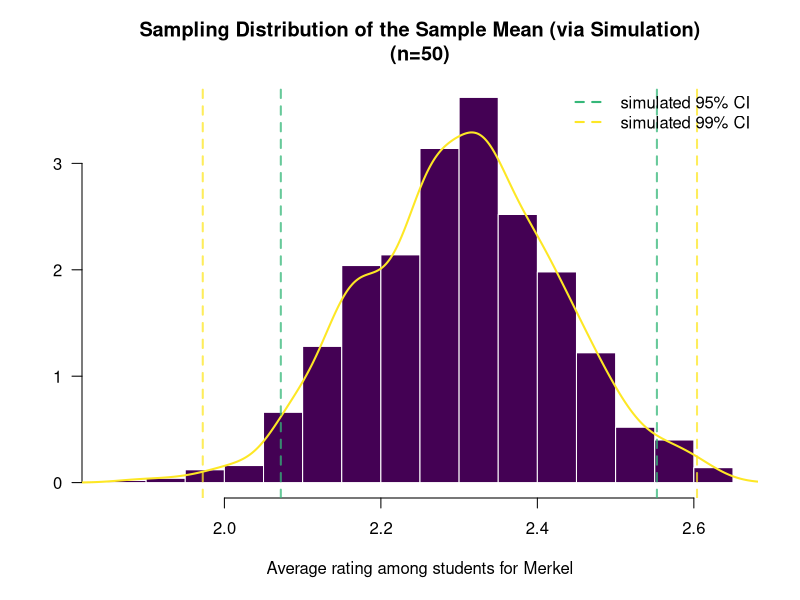
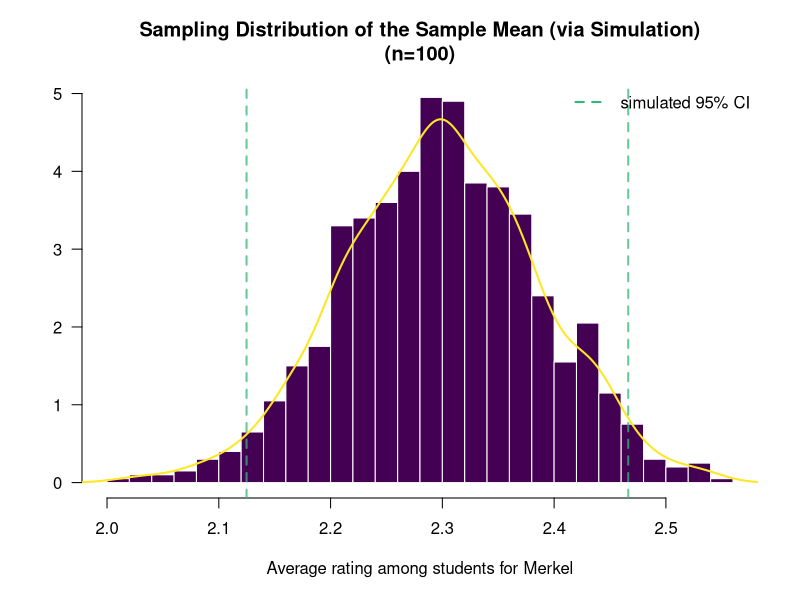
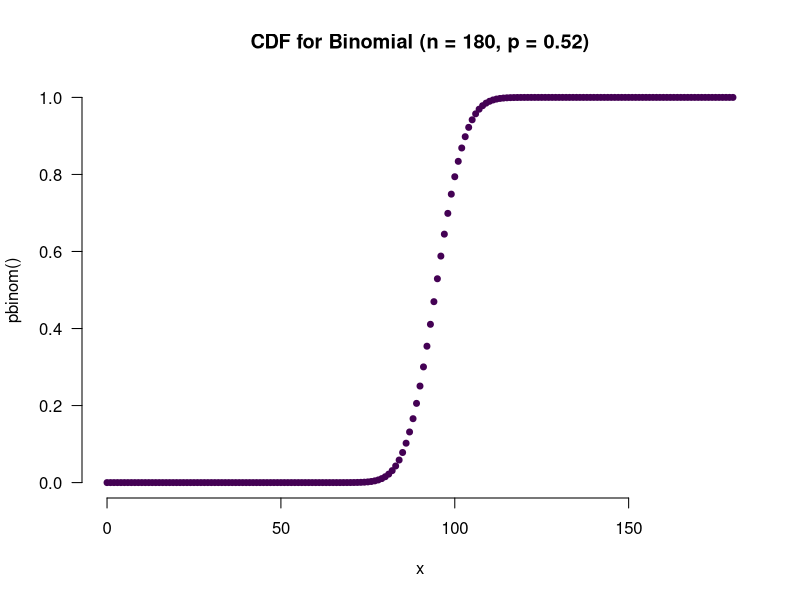
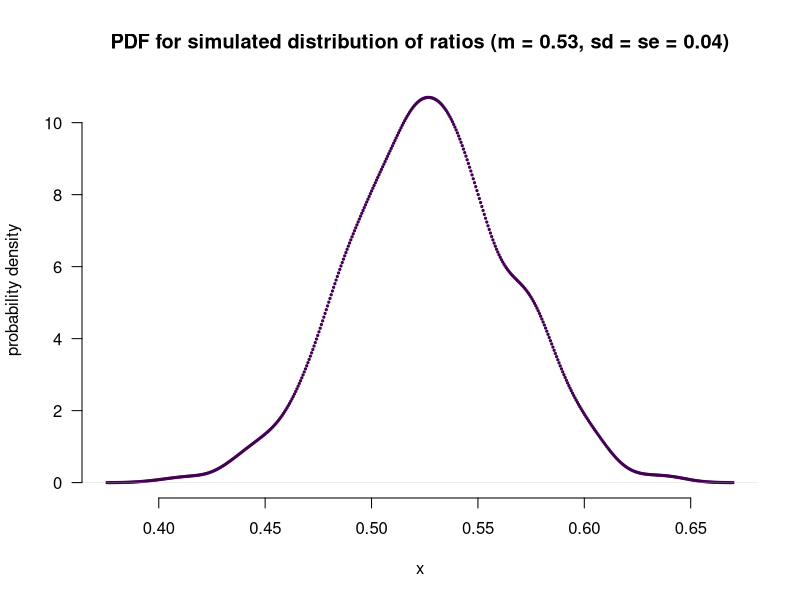

Write the R code that produced these figures, in order.
## ---- chunk 1
# The first line sets an option for the final document that can be produced from
# the .Rmd file. Don't worry about it.
knitr::opts_chunk$set(echo = TRUE)

# The next bit (lines 22-43) is quite powerful and useful. 
# First you define which packages you need for your analysis and assign it to 
# the p_needed object. 
p_needed <-
  c("viridis")

# Now you check which packages are already installed on your computer.
# The function installed.packages() returns a vector with all the installed 
# packages.
packages <- rownames(installed.packages())
# Then you check which of the packages you need are not installed on your 
# computer yet. Essentially you compare the vector p_needed with the vector
# packages. The result of this comparison is assigned to p_to_install.
p_to_install <- p_needed[!(p_needed %in% packages)]
# If at least one element is in p_to_install you then install those missing
# packages.
if (length(p_to_install) > 0) {
  install.packages(p_to_install)
}
# Now that all packages are installed on the computer, you can load them for
# this project. Additionally the expression returns whether the packages were
# successfully loaded.
sapply(p_needed, require, character.only = TRUE)
## ---- chunk 2

# initialize sample parameters
m_sample <- 2.3 # mean of sample
sd_sample <- 0.86 #standard deviation of sample
n_sample_sm <- 50 #sample size (sm: small sample)

# calculate standard error of mean
se_sample_sm <- sd_sample / sqrt(n_sample_sm)

# calculate 95% CI using the analytical approach
ci_95_l_sm <- m_sample + qnorm(0.025,0,1) * se_sample_sm
ci_95_u_sm <- m_sample + qnorm(0.975,0,1) * se_sample_sm
ci_95_an_sm <- c(ci_95_l_sm, ci_95_u_sm)

# calculate 99% CI using the analytical approach 
ci_99_l_sm <- m_sample + qnorm(0.005,0,1) * se_sample_sm
ci_99_u_sm <- m_sample + qnorm(0.995,0,1) * se_sample_sm
ci_99_an_sm <- c(ci_99_l_sm, ci_99_u_sm)

# present the results for both CIs in a table.
t_sample <- matrix(NA, 2, 2)
t_sample[1, ] <- ci_95_an_sm
t_sample[2, ] <- ci_99_an_sm
rownames(t_sample) <- c("analytical 95% CI", "analytical 99% CI")
colnames(t_sample) <- c("lower bound", "upper bound")
knitr::kable(t_sample)

## ---- chunk 3

# initialize the sample size
n_sample_l <- 100 ##sample size (l: larger sample)

# re-calculate standard error of mean
se_sample_l <- sd_sample / sqrt(n_sample_l)

# calculate 95% CI using the analytical approach
ci_95_l_l <- m_sample + qnorm(0.025,0,1) * se_sample_l
ci_95_u_l <- m_sample + qnorm(0.975,0,1) * se_sample_l
ci_95_an_l <- c(ci_95_l_l, ci_95_u_l)

# compare results for both sample sizes in a table
t_sample <- matrix(NA, 2, 2)
t_sample[1, ] <- ci_95_an_sm #n=50
t_sample[2, ] <- ci_95_an_l #n=100
rownames(t_sample) <- c("analytical 95% CI (n=50)", "analytical 95% CI (n=100)")
colnames(t_sample) <- c("lower bound", "upper bound")
knitr::kable(t_sample)

## ---- chunk 4

### initialize parameter for #samples
n_sim <- 1000 

### generate sampling distribution using the parametric simulation (with SE as standard deviation of normal distribution)

#(1) small sample: n=50
sample_sim_sm <- rnorm(n = n_sim, # taking n_sim draws from sampling distribution 
                    mean = m_sample, 
                    sd = se_sample_sm) #standard error for sample with n=50

#(2) larger sample: n=100
sample_sim_l <- rnorm(n = n_sim, # taking n_sim draws from sampling distribution 
                    mean = m_sample, 
                    sd = se_sample_l) #standard error for sample with n=100

### calculate empirical quantiles from the distribution

#(1) small sample: n=50
ci_95_sim_sm <- quantile(sample_sim_sm, c(0.025, 0.975)) #95% CI
ci_99_sim_sm <- quantile(sample_sim_sm, c(0.005, 0.995)) #99% CI

#(2) larger sample: n=100 (only 95% CI)
ci_95_sim_l <- quantile(sample_sim_l, c(0.025, 0.975)) #95% CI

### plot simulated sampling distribution with CIs

#(1) small sample: n=50
hist(x = sample_sim_sm,
     main = "Sampling Distribution of the Sample Mean (via Simulation)\n(n=50)",
     xlab = "Average rating among students for Merkel",
     las = 1, # position of axis labels: horizontal
     col = viridis(2)[1],
     border = F,
     breaks = 20, 
     freq = FALSE,
     #yaxt = "n", # plot y axis or not
     ylab = ""
     )

# add lines for density
lines(density(sample_sim_sm),
      col = viridis(2)[2],
      lwd = 2)

# add lines for 95% CI
abline(v = ci_95_sim_sm, #abline used to draw lines within a plot
       col = adjustcolor(viridis(4)[3], alpha = 0.75), # alpha for transparency
       lwd = 2, 
       lty = 2)

# add lines for 99% CI
abline(v = ci_99_sim_sm, 
       col = adjustcolor(viridis(4)[4], alpha = 0.75), 
       lwd = 2, #line width
       lty = 2) #line type: 2=dashed

# add a legend
legend("topright",
       bty = "n",
       col = viridis(4)[3:4], 
       lwd = 2,
       lty = 2,
       legend = c("simulated 95% CI",
                  "simulated 99% CI"))

#(2) larger sample: n=100 (only 95% CI)
hist(x = sample_sim_l,
     main = "Sampling Distribution of the Sample Mean (via Simulation)\n(n=100)",
     xlab = "Average rating among students for Merkel",
     las = 1, # position of axis labels: horizontal
     col = viridis(2)[1],
     border = F,
     breaks = 20, 
     freq = FALSE,
     #yaxt = "n", # plot y axis or not
     ylab = ""
     )

# add lines for density
lines(density(sample_sim_l),
      col = viridis(2)[2],
      lwd = 2)

# add lines for 95% CI
abline(v = ci_95_sim_l, #abline used to draw lines within a plot
       col = adjustcolor(viridis(4)[3], alpha = 0.75), # alpha for transparency
       lwd = 2, 
       lty = 2)

# add a legend
legend("topright",
       bty = "n",
       col = viridis(4)[3], 
       lwd = 2,
       lty = 2,
       legend = c("simulated 95% CI"))

### Difference between simulated and analytical CIs: present the results for both CIs in a table

# initialize matrix
t_sample <- matrix(NA, 3, 6)

#(1) small sample: n=50
t_sample[1, ] <- c(ci_95_sim_sm, ci_95_an_sm, ci_95_sim_sm - ci_95_an_sm) 
t_sample[2, ] <- c(ci_99_sim_sm, ci_99_an_sm, ci_99_sim_sm - ci_99_an_sm)

#(2) larger sample: n=100 (only 95% CI)
t_sample[3, ] <- c(ci_95_sim_l, ci_95_an_l, ci_95_sim_l - ci_95_an_l)

rownames(t_sample) <- c("95% CI (n=50)", "99% CI (n=50)", "95% CI (n=100)")
colnames(t_sample) <- c("lower bound sim", "upper bound sim",
                        "lower bound an", "upper bound an",
                        "lower bound diff", "upper bound diff")
knitr::kable(t_sample)

## ---- chunk 5

# initialize distribution parameters
m_pop_iq <- 100 #population mean
sd_pop_iq <- 19 #population sd
n_sam_iq <- 40 #sample size
m_sam_iq <- 117 #sample mean

# standard error of the estimate of the pop mean
se_iq <- sd_pop_iq / sqrt(n_sam_iq)
se_iq

## ---- chunk 6

# mean iq of sample +- standard error of the mean
bnd_sam_iq <- c(m_sam_iq - se_iq, m_sam_iq + se_iq)
bnd_sam_iq

# mean iq of sample +- standard error of the mean * 1.96
ci_low <- m_sam_iq + qnorm(0.025, 0, 1) * se_iq
ci_up <-  m_sam_iq + qnorm(0.975, 0, 1) * se_iq
bnd_sam_iq_95 <- c(ci_low, ci_up)
bnd_sam_iq_95

## compare results in a table

# initialize matrix
t_sample <- matrix(NA, 2, 2)
t_sample[1, ] <- bnd_sam_iq 
t_sample[2, ] <- bnd_sam_iq_95

rownames(t_sample) <- c("mean +/- standard error", "mean +/- 1.96 * standard error")
colnames(t_sample) <- c("lower bound", "upper bound")
knitr::kable(t_sample)

## ---- chunk 7

# initialize parameters
sam_n <- 180
pop_m <- 0.68
sam_m <- 95/sam_n #sample share/prob for yes #0.5277778
pop_m_cnt <- pop_m * sam_n

## Option (1): calculating the probability based on a binomial distribution

# probability of population mean being > .68
prob_pop_1 <- pbinom(pop_m_cnt, sam_n, sam_m, lower.tail = F)

# plot CDF of binomail distribution
x_values <- c(0:180)
plot(x = x_values, 
     y = pbinom(x_values, size = sam_n, prob = sam_m),
     type = "p",
     main = "CDF for Binomial (n = 180, p = 0.52)",
     xlab = "x",
     ylab = "pbinom()",
     bty = "n",
     las = 1,
     pch = 19, 
     cex = 0.8, 
     col = viridis(1),
     frame = F
)

## Option (2): calculating the probability based on the normally distributed sampling distribution using the standard error of proportions

# initialize parameters
n_sim <- 1000

# standard error for proportions
sam_se <- sqrt(sam_m * (1-sam_m) / sam_n) #[1] 0.03721024

# probability of mean >= 0.68: assume normally distributed sampling distribution of ratios
prob_pop_2 <- 1 - pnorm(0.68, sam_m, sam_se)

# plot PDF of sampling distribution of ratio
x_values <- c(0:200) 
plot(density(rnorm(n_sim, sam_m, sam_se)), #draw sample (from assumed normal distribution)
     #y = pbinom(x_values, size = sam_n, p = sam_m),
     type = "p",
     main = "PDF for simulated distribution of ratios (m = 0.53, sd = se = 0.04)",
     xlab = "x",
     ylab = "probability density",
     bty = "n",
     las = 1,
     pch = 19, 
     cex = 0.3, 
     col = viridis(1),
     frame = F
     )

## compare results in a table

# initialize matrix
t_sample <- matrix(NA, 2, 1)
t_sample[1, ] <- prob_pop_1*100 
t_sample[2, ] <- prob_pop_2*100

rownames(t_sample) <- c("probability according to binomial distribution", 
                        "probability according to normal sampling distribution")
colnames(t_sample) <- c("(%)")
knitr::kable(t_sample)

## ---- chunk 8
# majority: probability of people voting 'yes' is > 50%

## Option (1): calculating the probability based on a binomial distribution
prop_maj_1 <- pbinom(0.5*sam_n, sam_n, sam_m, lower.tail = F)

## Option (2): calculating the probability based on the normally distributed sampling distribution using the standard error of proportions
prop_maj_2 <- 1 - pnorm(0.50, sam_m, sam_se) # 1 - P(X <= 0.5) = P(X > 0.5)

## compare results in a table

# initialize matrix
t_sample <- matrix(NA, 2, 1)
t_sample[1, ] <- prop_maj_1*100 
t_sample[2, ] <- prop_maj_2*100

rownames(t_sample) <- c("probability according to binomial distribution", 
                        "probability according to normal sampling distribution")
colnames(t_sample) <- c("(%)")
knitr::kable(t_sample) 

